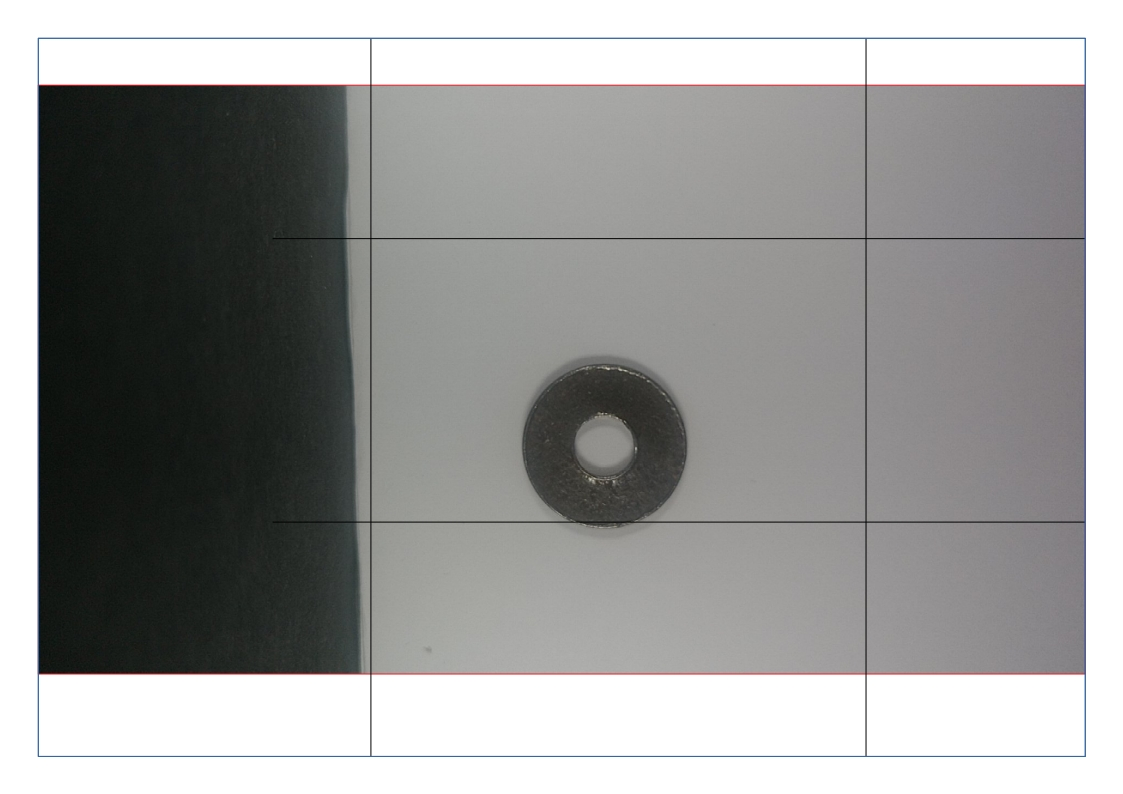
#> input picture Data Base/Plantilla para tomar fotos.jpg, 1123 x 794 px, given in place of photo0.jpg, which was not available
$ python recorteInicial.py
#> lines starting #> are read from the running program, lines starting #| are printed output that depends on the picture
##PARA CORTAR VARIAS IMAGENES

import cv2
import numpy as np

##Carpeta donde quiero hacer el recorte de las imagenes
#carpeta="Clavos"
carpeta="Tuercas"
#carpeta="Arandelas"
#carpeta = "Tornillos"


##INICIALIZACION
path="/home/carlos/Documentos/Image-Classifier/Data Base/YTest/"
#path="/home/carlos/Documentos/Image-Classifier/Data Base/YTrain/"

#for i in range(151): #Arranca en 0 y termina en 151-1 -> PARA YTrain
for i in range(39): #Arranca en 0 y termina en 39-1 -> PARA YTest

    nombre= path+carpeta+"/"+"photo"+str(i)+".jpg"

    imagen = cv2.imread(nombre)
#> imagen is the input picture: shape (794, 1123, 3); mean B, G, R 153.2, 154.3, 153.9

    #Determinar dimensiones de la imagen
    height, width, channels = imagen.shape
#> height = 794; width = 1123; channels = 3

    #x marca hasta donde cortar (osea corta del pixel 0 hasta 700)
    x=600
    crop_img = imagen[0:height, x:width]
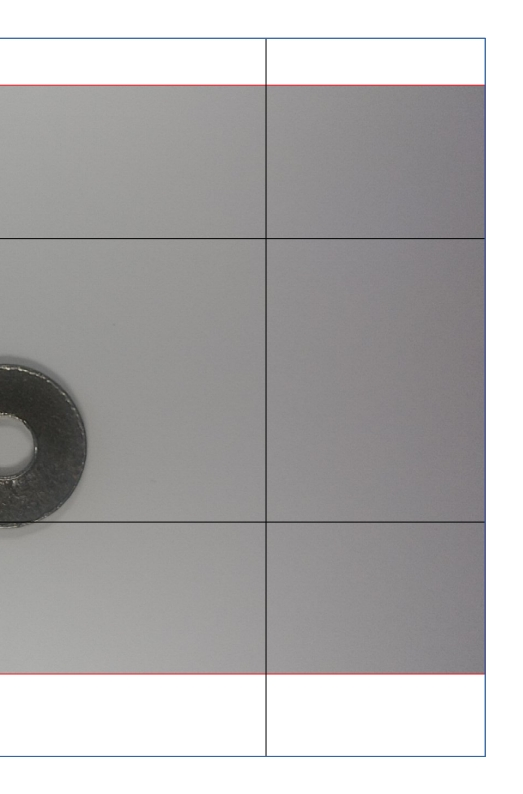
#> crop_img: shape (794, 523, 3); mean B, G, R 176, 175.9, 177.3

    #Path de la nueva carpeta donde se guardaran las imagenes recortadas
    new_path= path+"Z"+carpeta+"/"+"photo"+str(i)+".jpg"

    cv2.imwrite(new_path, crop_img)
    cv2.waitKey(0)
    cv2.destroyAllWindows()
#> pass 2 of the loop `for i in range(39):`:
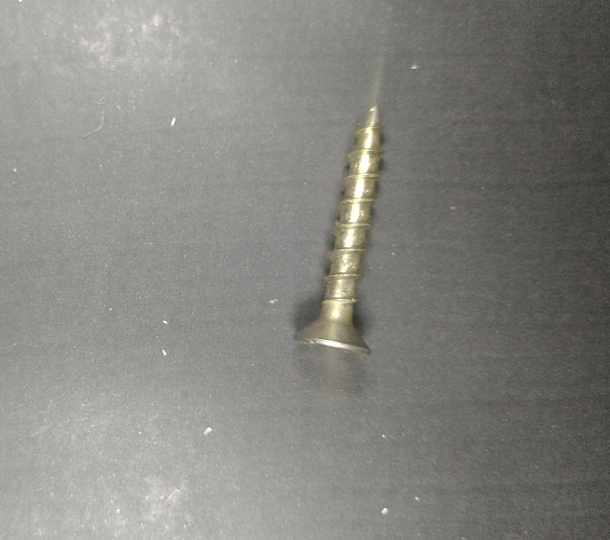
#> input picture Data Base/imagenCortada.jpg, 1220 x 1080 px, given in place of photo1.jpg, which was not available (shown at 1/2 size)
#> imagen is the input picture: shape (1080, 1220, 3); mean B, G, R 128.1, 133, 133.8
#> `crop_img = imagen[0:height, x:width]`:
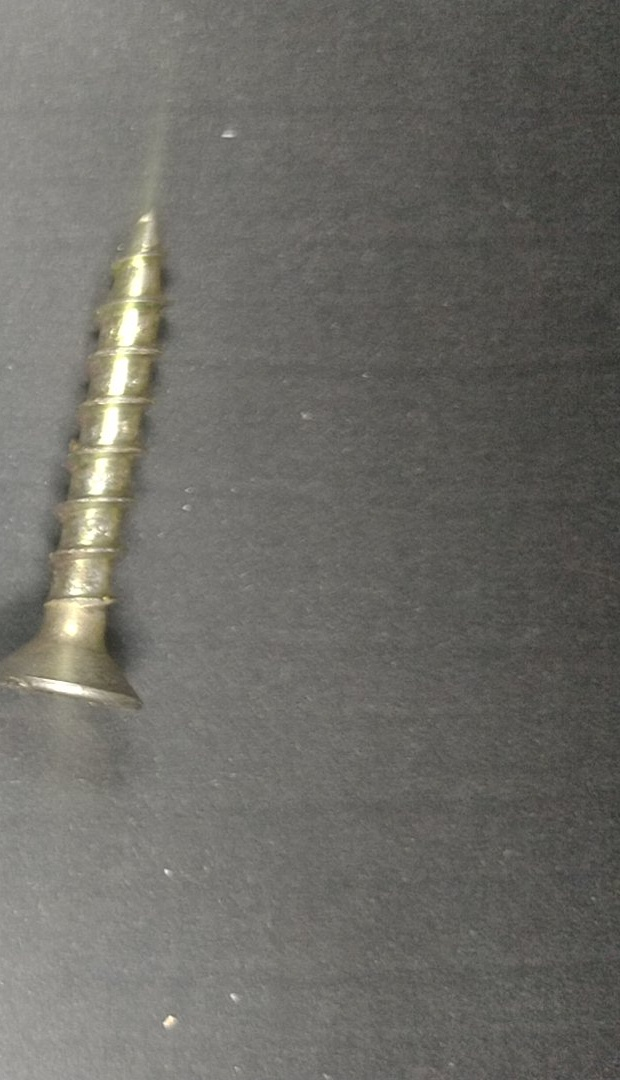
#> crop_img: shape (1080, 620, 3); mean B, G, R 102.1, 107.6, 108.7
#> (the run stopped early here; a loop or call above may not have finished)
